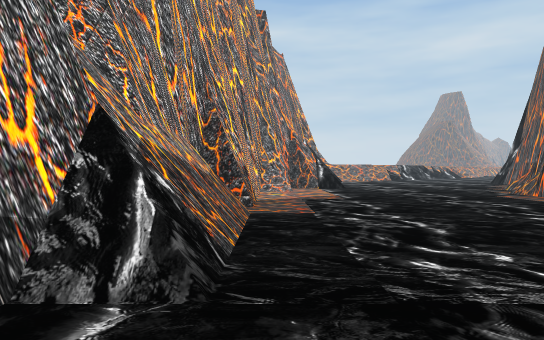
View 1 (above)

22 first-person views from a walk through a scene from a Unity 3-D project. The camera is 1.3 m above the floor, looks level and sees 70° across. The floor is counted in squares, 2 m on a side. Each view is taken from the middle of a square. On the plan, view 1 faces up. The plan holds only what a view shows up to about 11 squares ahead; the rest is blank. The place goes on beyond the plan. The player is left out.

View 2
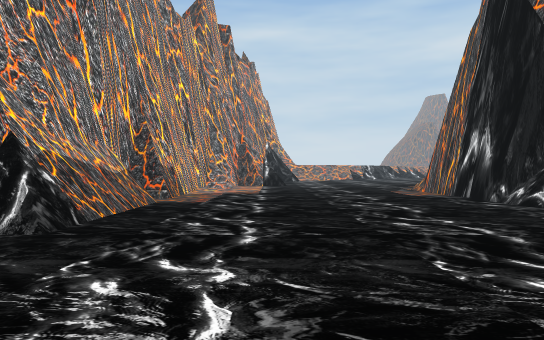

View 3
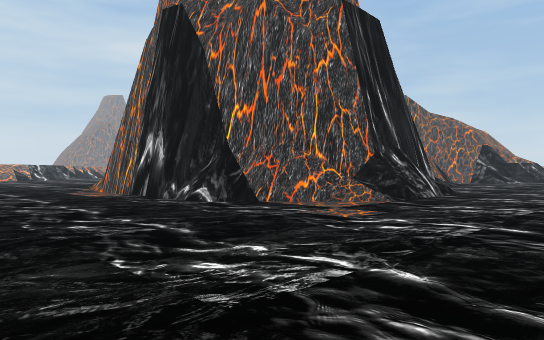

View 4
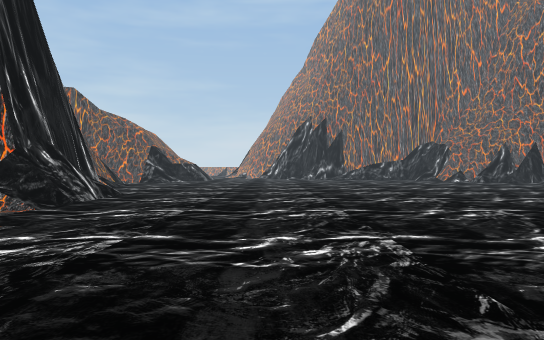

View 5
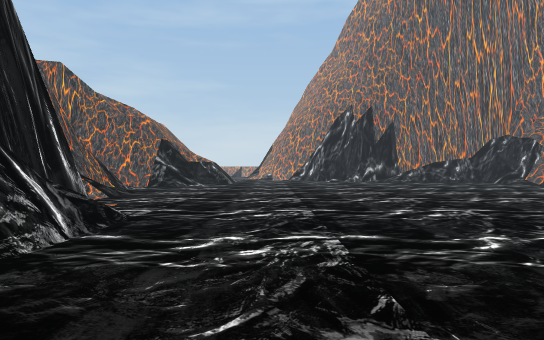

View 6
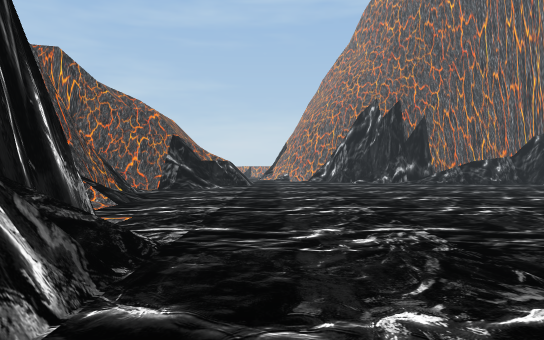

View 7
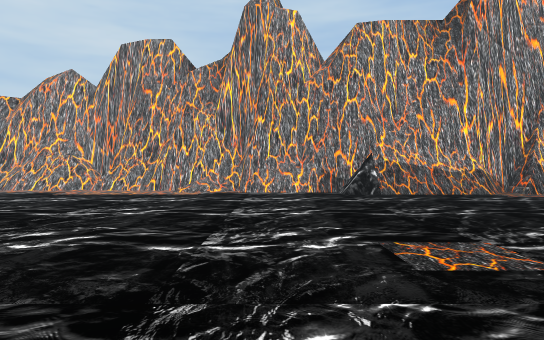

View 8
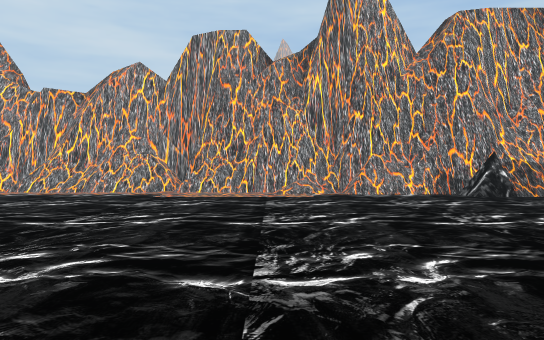

View 9
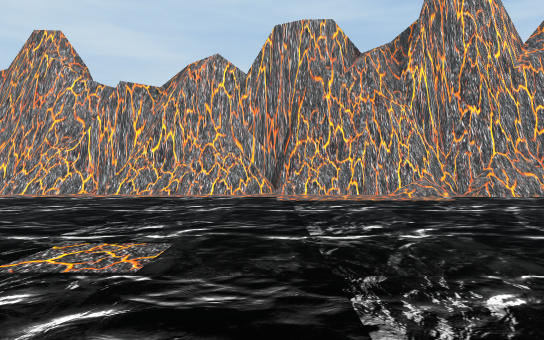

View 10
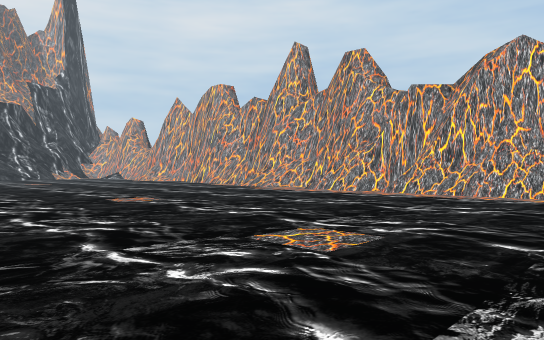

View 11
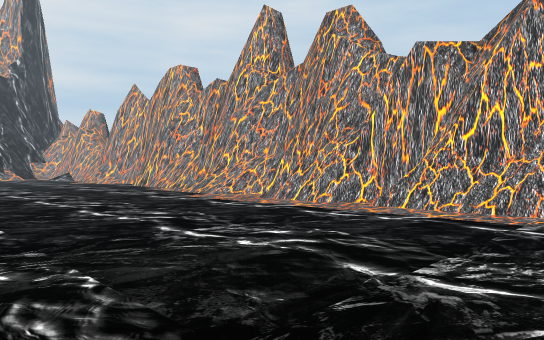

View 12
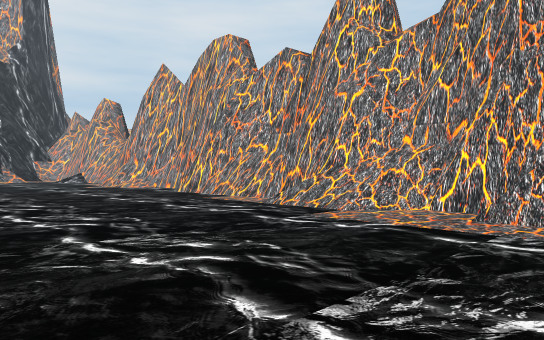

View 13
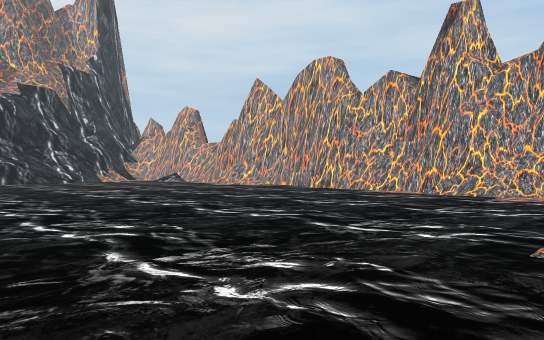

View 14
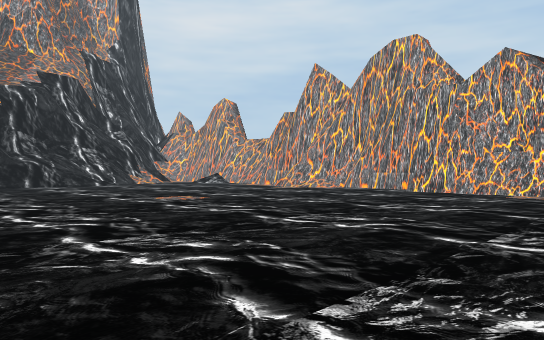

View 15
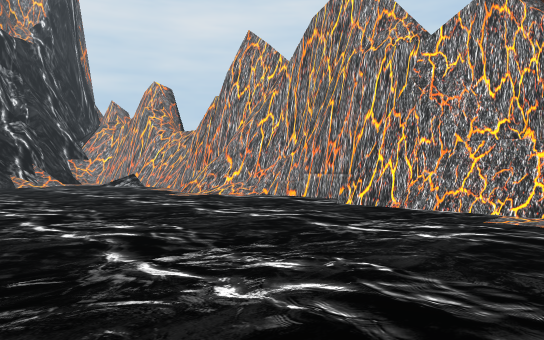

View 16
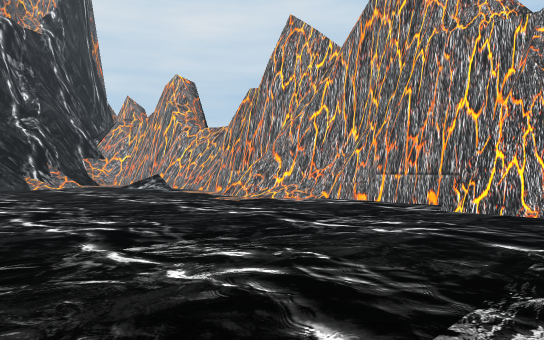

View 17
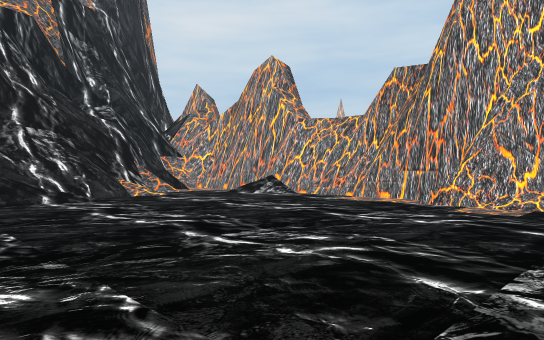

View 18
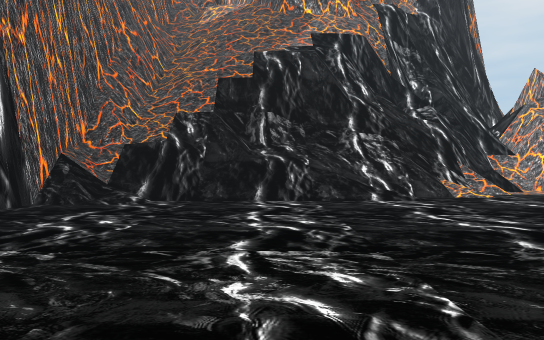

View 19
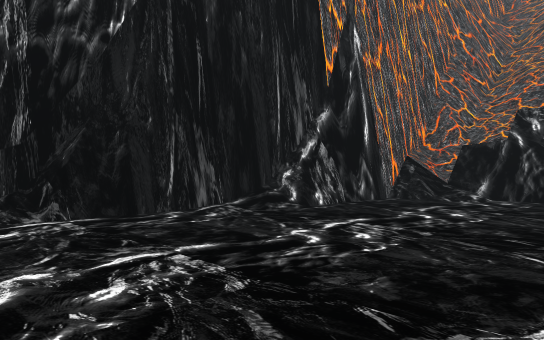

View 20
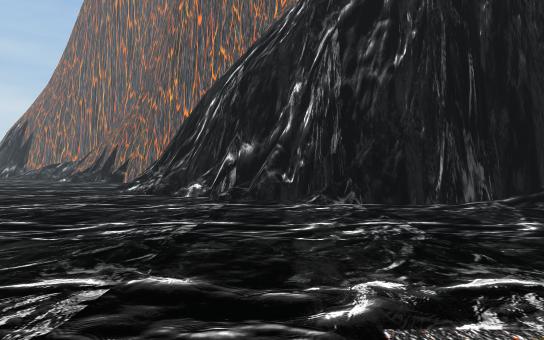

View 21
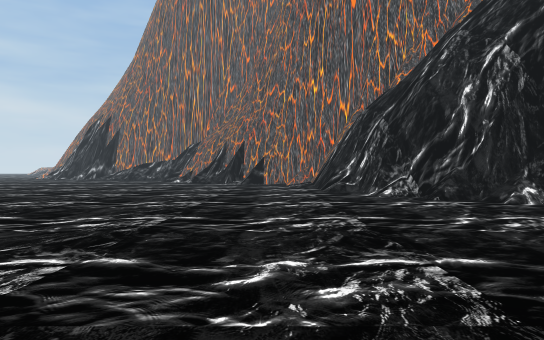

View 22
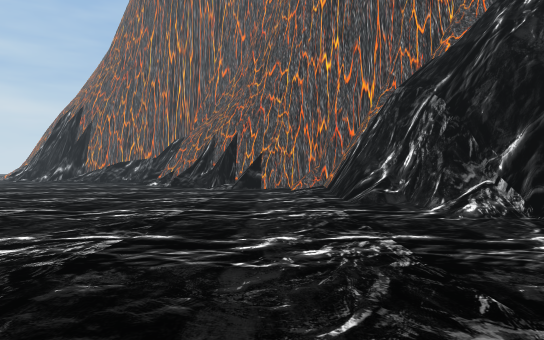

### Floor plan
Key: @ floor where view 1 was taken; # wall or solid block; . floor; / step, stairs or slope; = window, fence, low wall or low ledge.
Columns run from 4 left of view 1 to 21 right of it. Each row starts with its distance up from view 1.
 11    #/......
 10    #.......#
  9    #.......#
  8    #.......#
  7    #.......#
  6    #.......#
  5    #.......##         ####
  4    #........##      ////..
  3    #.........######.......
  2   ##...........#=/........
  1   #.......................
  0   #.@.....................
 -1  ##.......................
 -2  #/.......................
 -3  #/.......................
 -4  #........................
 -5  #........................
 -6  #................. ......
 -7 ##........... .....   ..
 -8 ##...........  ....
 -9 ##..........     ..
-10 ##..........      ..  ..
-11 ##..........    ........
-12 ##..........   .........
-13 ##......................
-14 #.......................
-15 #/......................
-16 #/......................
-17 #/......................
-18 #....................../
-19 #.................../###
-20 #................./####
-21 #................/##
-22 #.............../##
-23 .............../##
-24 ...............##
-25 ............../#
-26 /.............##
-27 #.............#
-28 #.............#
-29 ............./#
-30 .............##
-31 .............##
-32 .............#
-33 /..........//#
-34  ..../////=#/#
-35  ..//=////=###
-36    ##########

Where each view was taken, in squares from view 1:
view 1: 0 up, 0 right, facing up
view 2: 2 down, 2 right, facing up
view 3: 2 down, 2 right, facing up-right
view 4: 2 down, 3 right, facing right
view 5: 0 up, 8 right, facing right
view 6: 1 up, 10 right, facing right
view 7: 0 up, 10 right, facing left
view 8: 3 down, 9 right, facing left
view 9: 6 down, 8 right, facing left
view 10: 5 down, 8 right, facing down-left
view 11: 7 down, 4 right, facing down-left
view 12: 12 down, 3 right, facing down-left
view 13: 13 down, 8 right, facing down-left
view 14: 17 down, 8 right, facing down-left
view 15: 18 down, 3 right, facing down-left
view 16: 20 down, 3 right, facing down-left
view 17: 25 down, 4 right, facing down-left
view 18: 25 down, 4 right, facing down
view 19: 24 down, 4 right, facing down-right
view 20: 24 down, 2 right, facing right
view 21: 17 down, 4 right, facing right
view 22: 17 down, 8 right, facing right
